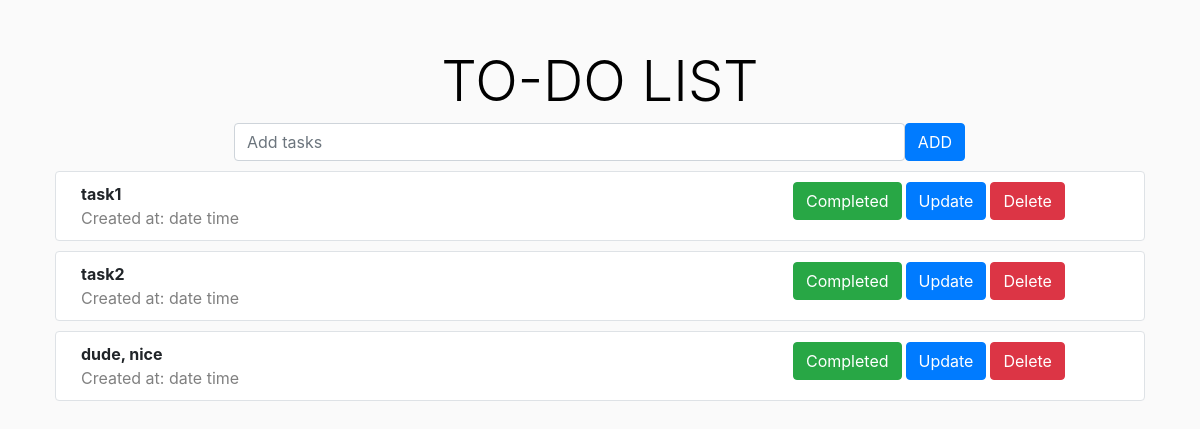
The page /todo/ on the database as committed earlier.
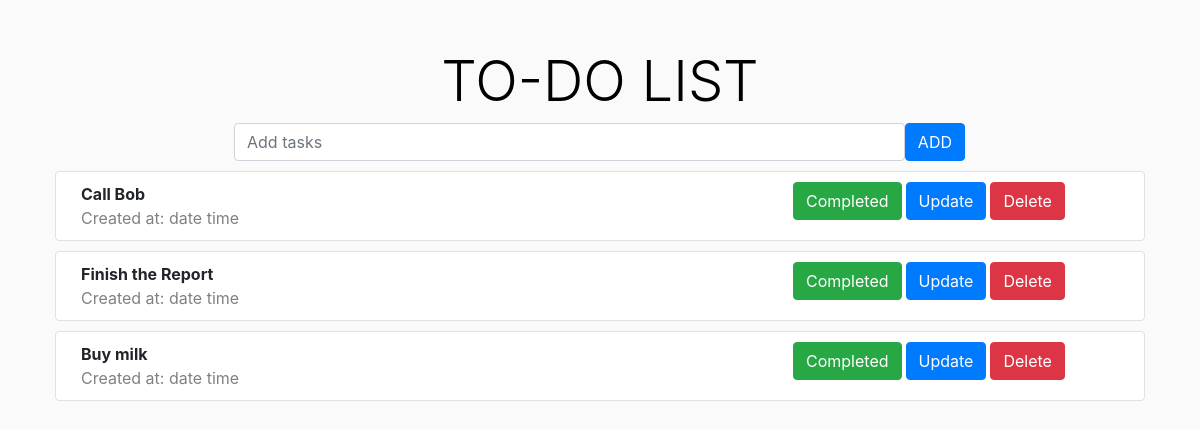
The same page on the database as committed later.
### todo/models.py (models this page shows)
class Task(models.Model):
    task = models.CharField(max_length=200)
    completed = models.BooleanField(max_length=30)
    created_at = models.DateTimeField(auto_now_add=True)
    def __str__(self):
        return self.task

### todo/views.py (the view)
# urls.py: path('', views.index, name="index"),
def index(request):
    tasks = Task.objects.all()
    context = {'tasks': tasks}
    return render(request, 'todo/index.html', context)

### templates/todo/index.html (shortened to what this page needs)
{% extends 'todo/base.html' %}
{% block body %}
    <div class="row justify-content-center">
        <div class="col-8 align-center">
            <form action="{% url 'add' %}" method="post">
            <div class="input-group-append">
                <input type="text" class="form-control" placeholder="Add tasks" name="task">
                <button class="btn btn-primary" type="submit">ADD</button>
            </div>
            </form>
        </div>
    </div>
    {% for task in tasks %}
        <div class="row taskbox border">
            <div class="col-8 justify-content-start">
                <div class="font-weight-bold">{{ task }}</div>
                <div class="datetime">Created at: {{ created_at }} date time</div>
            </div>
            <div class=" col-4 d-flex taskButtons">
                <div class="mr-1"><button class="btn btn-success" type="submit">Completed</button></div>
                <div class="mr-1"><a href="{% url 'update' %}?id={{ task.id }}"><button class="btn btn-primary" type="submit">Update</button></a></div>
                <div><a href="{% url 'delete' %}?id={{ task.id }}"><button class="btn btn-danger" type="submit">Delete</button></a></div>
            </div>
        </div>
    {% endfor %}
{% endblock %}

### templates/todo/base.html (shortened to what this page needs)
{% load static %}
<!DOCTYPE html>
<html lang="en">
    <head>
        <link rel='stylesheet' href='https://stackpath.bootstrapcdn.com/bootstrap/4.5.2/css/bootstrap.min.css'>
        <link rel="stylesheet" href="/static/css/todo.css">
    </head>
    <body>
        <div class="container mt-5 container-fluid">
            <div class="row justify-content-center">
                <div class="col-lg-4 align-center">
                    <h1 class="display-4">TO-DO LIST</h1>
                </div>
            </div>
            {% block body %}
            {% endblock %}
        </div>
    </body>
</html>

### static/css/todo.css (style rules this page uses)
h1 { color: black; text-align: center; }
body { background-color: #fafafa; }
.datetime { size: 0.7rem; color: gray; }
.taskbox { border: 1px silver; border-radius: 0.25rem; background-color: white; margin: 10px; padding: 10px; }

Rows that differ between the two databases and show on the page:
removed Task: task "task1"
removed Task: task "task2"
removed Task: task "dude, nice"
added Task: task "Call Bob"
added Task: task "Finish the Report"
added Task: task "Buy milk"
